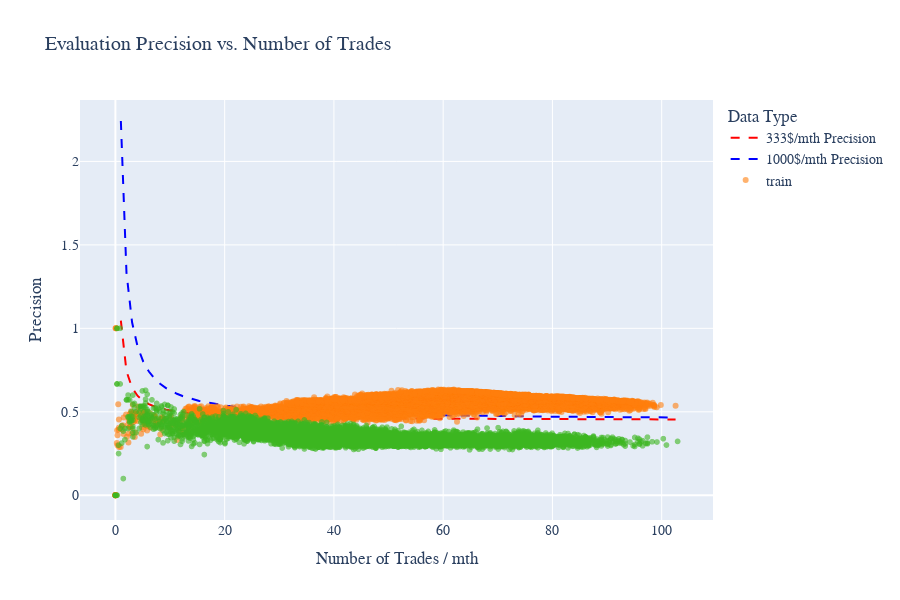

The notebook cell this image was saved under:
### Code cell
def fun_arr_winrate(arr_nb_trade, gain, risk, R):
    """Mock function to simulate win rate calculation."""
    # This is a placeholder to make the example runnable.
    # The formula is derived from a common trading gain formula.
    return (gain / arr_nb_trade + risk) / (risk * (1 + R))

# --- Updated plotting function ---

def fun_plot_pre_trade(df, gain_period_min=333, gain_period_bingo=1000):

    arr_nb_trade_winrate_train = np.linspace(max(1, min(df["trades_train"])), max(df["trades_train"]), 100)
    arr_winrate_min_train = fun_arr_winrate(arr_nb_trade_winrate_train, gain=gain_period_min, risk=250, R=1.23)
    arr_winrate_bingo_train = fun_arr_winrate(arr_nb_trade_winrate_train, gain=gain_period_bingo, risk=250, R=1.23)

    # --- Create the Plot with opacity for the test data ---
    fig = px.scatter(
        df,
        x='trades_test',
        y='precision_test',
        title="Evaluation Precision vs. Number of Trades",
        color_discrete_sequence=["#3CB620"], # Green for test data
        opacity=0.6,  # Added opacity for the main scatter plot
    )
    # Customize the hover template
    fig.update_traces(
            hovertemplate="Run Index: %{customdata[0]}<br>" +
                "Gain Train: %{customdata[1]:.2f}<br>" +
                "Trades Train: %{customdata[3]:.2f}<br>" +
                "Winrate Train: %{customdata[4]:.4f}<br>" +
                "<b>Gain Test: %{customdata[2]:.2f}</b><br>" +
                "Trades Test: %{x:.2f}<br>" +
                "Winrate Test: %{y:.4f}<br>" + # Corrected from Winrate Train
                    "<extra></extra>",
            customdata=df[['run_index', 'gain_train', "gain_test", "trades_train", "precision_train"]],
            name="test" # Assign a name for the legend
    )

    # add precision = f(nb_trade) to have a gain = 333/mth
    fig.add_scatter(
        x=arr_nb_trade_winrate_train,
        y=arr_winrate_min_train,
        mode='lines',
        line=dict(color='red', width=2),
        line_dash="dash",
        name="333$/mth Precision",
        hovertemplate=f"Gain: {gain_period_min:.2f}<br>" +
                    "Number of Trades: %{x}<br>" +
                    "Precision: %{y:.4f}<br>" +
                    "<extra></extra>",
    )
    # add precision = f(nb_trade) to have a gain = 1000/mth
    fig.add_scatter(
        x=arr_nb_trade_winrate_train,
        y=arr_winrate_bingo_train,
        mode='lines',
        line=dict(color='blue', width=2),
        line_dash="dash",
        name="1000$/mth Precision",
        hovertemplate=f"Gain: {gain_period_bingo:.2f}<br>" +
                    "Number of Trades: %{x}<br>" +
                    "Precision: %{y:.4f}<br>" +
                    "<extra></extra>",
    )
    # add train data with opacity
    fig.add_trace(
        go.Scatter(
            x=df["trades_train"],
            y=df["precision_train"],
            name="train",
            mode="markers",
            # Added marker dict to set color and opacity for the train data
            marker=dict(
                color="#FF7F0E", # Orange for train data
                opacity=0.6
            ),
            hovertemplate="Run Index: %{customdata[0]}<br>" +
                "<b>Gain Train: %{customdata[1]:.2f}</b><br>" +
                "Trades Train: %{x:.2f}<br>" +
                "Winrate Train: %{y:.4f}<br>" +
                "Gain Test: %{customdata[2]:.2f}<br>" +
                "Trades Test: %{customdata[3]:.2f}<br>" +
                "Winrate Test: %{customdata[4]:.4f}<br>" +
                    "<extra></extra>",
            customdata=df[['run_index', 'gain_train', "gain_test", "trades_test", "precision_test"]],
        )
    )

    fig.update_layout(
        xaxis_title="Number of Trades / mth",
        yaxis_title="Precision",
        font=dict(family="Arial, sans-serif", size=14),
        height=600,
        legend_title_text='Data Type' # Add a title to the legend
    )

    fig.show()

fun_plot_pre_trade(df)

### Figure 1 — Plotly figure (JSON) as saved in the notebook; plotly's stock layout.template omitted (floating-point values rounded to 4 significant figures; data arrays with more than 128 entries replaced by an {"elided": "..."} marker saying what was removed)
{"data": [{"customdata": {"elided": "15000x5 float values"}, "hovertemplate": "Run Index: %{customdata[0]}<br>Gain Train: %{customdata[1]:.2f}<br>Trades Train: %{customdata[3]:.2f}<br>Winrate Train: %{customdata[4]:.4f}<br><b>Gain Test: %{customdata[2]:.2f}</b><br>Trades Test: %{x:.2f}<br>Winrate Test: %{y:.4f}<br><extra></extra>", "legendgroup": "", "marker": {"color": "#3CB620", "opacity": 0.6, "symbol": "circle"}, "mode": "markers", "name": "test", "showlegend": false, "type": "scattergl", "x": {"elided": "15000 float values"}, "xaxis": "x", "y": {"elided": "15000 float values"}, "yaxis": "y"}, {"hovertemplate": "Gain: 333.00<br>Number of Trades: %{x}<br>Precision: %{y:.4f}<br><extra></extra>", "line": {"color": "red", "dash": "dash", "width": 2}, "mode": "lines", "name": "333$/mth Precision", "type": "scatter", "x": [1.0, 2.026, 3.051, 4.077, 5.103, 6.128, 7.154, 8.18, 9.206, 10.23, 11.26, 12.28, 13.31, 14.33, 15.36, 16.39, 17.41, 18.44, 19.46, 20.49, 21.51, 22.54, 23.57, 24.59, 25.62, 26.64, 27.67, 28.69, 29.72, 30.75, 31.77, 32.8, 33.82, 34.85, 35.87, 36.9, 37.93, 38.95, 39.98, 41.0, 42.03, 43.05, 44.08, 45.11, 46.13, 47.16, 48.18, 49.21, 50.23, 51.26, 52.28, 53.31, 54.34, 55.36, 56.39, 57.41, 58.44, 59.46, 60.49, 61.52, 62.54, 63.57, 64.59, 65.62, 66.64, 67.67, 68.7, 69.72, 70.75, 71.77, 72.8, 73.82, 74.85, 75.88, 76.9, 77.93, 78.95, 79.98, 81.0, 82.03, 83.06, 84.08, 85.11, 86.13, 87.16, 88.18, 89.21, 90.24, 91.26, 92.29, 93.31, 94.34, 95.36, 96.39, 97.42, 98.44, 99.47, 100.5, 101.5, 102.5], "y": [1.046, 0.7433, 0.6442, 0.5949, 0.5655, 0.5459, 0.5319, 0.5215, 0.5133, 0.5068, 0.5015, 0.4971, 0.4933, 0.4901, 0.4873, 0.4849, 0.4827, 0.4808, 0.4791, 0.4776, 0.4762, 0.4749, 0.4738, 0.4727, 0.4717, 0.4708, 0.47, 0.4692, 0.4685, 0.4679, 0.4672, 0.4666, 0.4661, 0.4656, 0.4651, 0.4646, 0.4642, 0.4638, 0.4634, 0.463, 0.4626, 0.4623, 0.462, 0.4617, 0.4614, 0.4611, 0.4608, 0.4606, 0.4603, 0.4601, 0.4599, 0.4596, 0.4594, 0.4592, 0.459, 0.4588, 0.4587, 0.4585, 0.4583, 0.4581, 0.458, 0.4578, 0.4577, 0.4575, 0.4574, 0.4573, 0.4571, 0.457, 0.4569, 0.4568, 0.4566, 0.4565, 0.4564, 0.4563, 0.4562, 0.4561, 0.456, 0.4559, 0.4558, 0.4557, 0.4556, 0.4555, 0.4554, 0.4554, 0.4553, 0.4552, 0.4551, 0.455, 0.455, 0.4549, 0.4548, 0.4548, 0.4547, 0.4546, 0.4546, 0.4545, 0.4544, 0.4544, 0.4543, 0.4543]}, {"hovertemplate": "Gain: 1000.00<br>Number of Trades: %{x}<br>Precision: %{y:.4f}<br><extra></extra>", "line": {"color": "blue", "dash": "dash", "width": 2}, "mode": "lines", "name": "1000$/mth Precision", "type": "scatter", "x": [1.0, 2.026, 3.051, 4.077, 5.103, 6.128, 7.154, 8.18, 9.206, 10.23, 11.26, 12.28, 13.31, 14.33, 15.36, 16.39, 17.41, 18.44, 19.46, 20.49, 21.51, 22.54, 23.57, 24.59, 25.62, 26.64, 27.67, 28.69, 29.72, 30.75, 31.77, 32.8, 33.82, 34.85, 35.87, 36.9, 37.93, 38.95, 39.98, 41.0, 42.03, 43.05, 44.08, 45.11, 46.13, 47.16, 48.18, 49.21, 50.23, 51.26, 52.28, 53.31, 54.34, 55.36, 56.39, 57.41, 58.44, 59.46, 60.49, 61.52, 62.54, 63.57, 64.59, 65.62, 66.64, 67.67, 68.7, 69.72, 70.75, 71.77, 72.8, 73.82, 74.85, 75.88, 76.9, 77.93, 78.95, 79.98, 81.0, 82.03, 83.06, 84.08, 85.11, 86.13, 87.16, 88.18, 89.21, 90.24, 91.26, 92.29, 93.31, 94.34, 95.36, 96.39, 97.42, 98.44, 99.47, 100.5, 101.5, 102.5], "y": [2.242, 1.334, 1.036, 0.8884, 0.7999, 0.7411, 0.6992, 0.6677, 0.6433, 0.6237, 0.6078, 0.5945, 0.5832, 0.5736, 0.5652, 0.5579, 0.5515, 0.5457, 0.5406, 0.536, 0.5318, 0.528, 0.5245, 0.5214, 0.5185, 0.5158, 0.5133, 0.5109, 0.5088, 0.5068, 0.5049, 0.5031, 0.5015, 0.4999, 0.4984, 0.497, 0.4957, 0.4945, 0.4933, 0.4922, 0.4911, 0.4901, 0.4891, 0.4882, 0.4873, 0.4865, 0.4857, 0.4849, 0.4841, 0.4834, 0.4827, 0.4821, 0.4814, 0.4808, 0.4802, 0.4797, 0.4791, 0.4786, 0.4781, 0.4776, 0.4771, 0.4766, 0.4762, 0.4758, 0.4753, 0.4749, 0.4745, 0.4742, 0.4738, 0.4734, 0.4731, 0.4727, 0.4724, 0.4721, 0.4718, 0.4714, 0.4711, 0.4709, 0.4706, 0.4703, 0.47, 0.4698, 0.4695, 0.4693, 0.469, 0.4688, 0.4685, 0.4683, 0.4681, 0.4679, 0.4677, 0.4674, 0.4672, 0.467, 0.4668, 0.4667, 0.4665, 0.4663, 0.4661, 0.4659]}, {"customdata": {"elided": "15000x5 float values"}, "hovertemplate": "Run Index: %{customdata[0]}<br><b>Gain Train: %{customdata[1]:.2f}</b><br>Trades Train: %{x:.2f}<br>Winrate Train: %{y:.4f}<br>Gain Test: %{customdata[2]:.2f}<br>Trades Test: %{customdata[3]:.2f}<br>Winrate Test: %{customdata[4]:.4f}<br><extra></extra>", "marker": {"color": "#FF7F0E", "opacity": 0.6}, "mode": "markers", "name": "train", "type": "scatter", "x": {"elided": "15000 float values"}, "y": {"elided": "15000 float values"}}], "layout": {"font": {"family": "Arial, sans-serif", "size": 14}, "height": 600, "legend": {"title": {"text": "Data Type"}, "tracegroupgap": 0}, "title": {"text": "Evaluation Precision vs. Number of Trades"}, "xaxis": {"anchor": "y", "domain": [0, 1], "title": {"text": "Number of Trades / mth"}}, "yaxis": {"anchor": "x", "domain": [0, 1], "title": {"text": "Precision"}}}}
